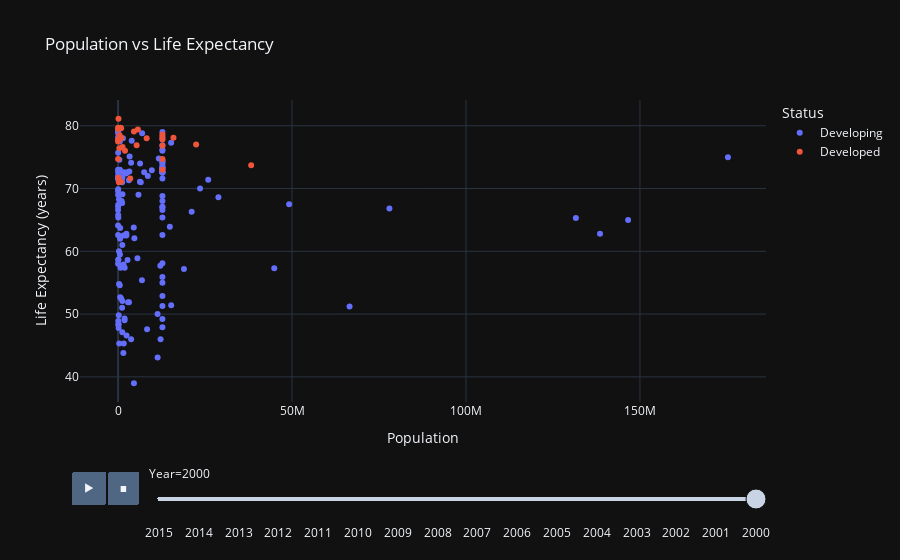

The cell this chart's notebook holds for it:
### Code cell
import plotly.express as px

fig = px.scatter(
    df,
    x='Population',
    y='Life expectancy',
    hover_name='Country',
    color='Status',
    animation_frame='Year',
    title='Population vs Life Expectancy',
    labels={
        'Population': 'Population',
        'Life expectancy': 'Life Expectancy (years)'
    },
    template='plotly_dark'
)

fig.show()

### Figure 1 — Plotly figure (JSON) as saved in the notebook; plotly's stock layout.template omitted (floating-point values rounded to 4 significant figures; data arrays with more than 128 entries replaced by an {"elided": "..."} marker saying what was removed)
{"data": [{"hovertemplate": "<b>%{hovertext}</b><br><br>Status=Developing<br>Year=2000<br>Population=%{x}<br>Life Expectancy (years)=%{y}<extra></extra>", "hovertext": {"elided": "151 str values"}, "legendgroup": "Developing", "marker": {"color": "#636efa", "symbol": "circle"}, "mode": "markers", "name": "Developing", "orientation": "v", "showlegend": true, "type": "scatter", "x": {"elided": "151 float values"}, "xaxis": "x", "y": {"elided": "151 float values"}, "yaxis": "y"}, {"hovertemplate": "<b>%{hovertext}</b><br><br>Status=Developed<br>Year=2000<br>Population=%{x}<br>Life Expectancy (years)=%{y}<extra></extra>", "hovertext": ["Australia", "Austria", "Belgium", "Bulgaria", "Croatia", "Cyprus", "Czechia", "Denmark", "Germany", "Hungary", "Iceland", "Ireland", "Italy", "Japan", "Latvia", "Lithuania", "Luxembourg", "Malta", "Netherlands", "New Zealand", "Norway", "Poland", "Portugal", "Romania", "Singapore", "Slovakia", "Slovenia", "Spain", "Sweden", "Switzerland", "United Kingdom of Great Britain and Northern Ireland", "United States of America"], "legendgroup": "Developed", "marker": {"color": "#EF553B", "symbol": "circle"}, "mode": "markers", "name": "Developed", "orientation": "v", "showlegend": true, "type": "scatter", "x": [19153, 811566, 125125, 817172, 4426, 943286, 12750000.0, 5339616, 8221158, 121971, 28125, 385174, 5694218, 126843, 236755, 3499536, 4363, 3987, 15925513, 12750000.0, 449967, 38258629, 1289898, 22442971, 12750000.0, 12750000.0, 1988925, 4567864, 887219, 718425, 12750000.0, 12750000.0], "xaxis": "x", "y": [79.5, 78.1, 77.6, 71.1, 74.7, 78.1, 74.7, 76.9, 78, 71.7, 79.7, 76.4, 79.4, 81.1, 71, 71.6, 77.8, 77.5, 78.1, 78.6, 78.5, 73.7, 76.6, 77, 78.3, 73, 76, 79.1, 79.6, 79.7, 77.8, 76.8], "yaxis": "y"}], "layout": {"autosize": true, "legend": {"title": {"text": "Status"}, "tracegroupgap": 0}, "sliders": [{"active": 15, "currentvalue": {"prefix": "Year="}, "len": 0.9, "pad": {"b": 10, "t": 60}, "steps": [{"args": [["2015"], {"frame": {"duration": 0, "redraw": false}, "fromcurrent": true, "mode": "immediate", "transition": {"duration": 0, "easing": "linear"}}], "label": "2015", "method": "animate"}, {"args": [["2014"], {"frame": {"duration": 0, "redraw": false}, "fromcurrent": true, "mode": "immediate", "transition": {"duration": 0, "easing": "linear"}}], "label": "2014", "method": "animate"}, {"args": [["2013"], {"frame": {"duration": 0, "redraw": false}, "fromcurrent": true, "mode": "immediate", "transition": {"duration": 0, "easing": "linear"}}], "label": "2013", "method": "animate"}, {"args": [["2012"], {"frame": {"duration": 0, "redraw": false}, "fromcurrent": true, "mode": "immediate", "transition": {"duration": 0, "easing": "linear"}}], "label": "2012", "method": "animate"}, {"args": [["2011"], {"frame": {"duration": 0, "redraw": false}, "fromcurrent": true, "mode": "immediate", "transition": {"duration": 0, "easing": "linear"}}], "label": "2011", "method": "animate"}, {"args": [["2010"], {"frame": {"duration": 0, "redraw": false}, "fromcurrent": true, "mode": "immediate", "transition": {"duration": 0, "easing": "linear"}}], "label": "2010", "method": "animate"}, {"args": [["2009"], {"frame": {"duration": 0, "redraw": false}, "fromcurrent": true, "mode": "immediate", "transition": {"duration": 0, "easing": "linear"}}], "label": "2009", "method": "animate"}, {"args": [["2008"], {"frame": {"duration": 0, "redraw": false}, "fromcurrent": true, "mode": "immediate", "transition": {"duration": 0, "easing": "linear"}}], "label": "2008", "method": "animate"}, {"args": [["2007"], {"frame": {"duration": 0, "redraw": false}, "fromcurrent": true, "mode": "immediate", "transition": {"duration": 0, "easing": "linear"}}], "label": "2007", "method": "animate"}, {"args": [["2006"], {"frame": {"duration": 0, "redraw": false}, "fromcurrent": true, "mode": "immediate", "transition": {"duration": 0, "easing": "linear"}}], "label": "2006", "method": "animate"}, {"args": [["2005"], {"frame": {"duration": 0, "redraw": false}, "fromcurrent": true, "mode": "immediate", "transition": {"duration": 0, "easing": "linear"}}], "label": "2005", "method": "animate"}, {"args": [["2004"], {"frame": {"duration": 0, "redraw": false}, "fromcurrent": true, "mode": "immediate", "transition": {"duration": 0, "easing": "linear"}}], "label": "2004", "method": "animate"}, {"args": [["2003"], {"frame": {"duration": 0, "redraw": false}, "fromcurrent": true, "mode": "immediate", "transition": {"duration": 0, "easing": "linear"}}], "label": "2003", "method": "animate"}, {"args": [["2002"], {"frame": {"duration": 0, "redraw": false}, "fromcurrent": true, "mode": "immediate", "transition": {"duration": 0, "easing": "linear"}}], "label": "2002", "method": "animate"}, {"args": [["2001"], {"frame": {"duration": 0, "redraw": false}, "fromcurrent": true, "mode": "immediate", "transition": {"duration": 0, "easing": "linear"}}], "label": "2001", "method": "animate"}, {"args": [["2000"], {"frame": {"duration": 0, "redraw": false}, "fromcurrent": true, "mode": "immediate", "transition": {"duration": 0, "easing": "linear"}}], "label": "2000", "method": "animate"}], "x": 0.1, "xanchor": "left", "y": 0, "yanchor": "top"}], "title": {"text": "Population vs Life Expectancy"}, "updatemenus": [{"active": 0, "buttons": [{"args": [null, {"frame": {"duration": 500, "redraw": false}, "fromcurrent": true, "mode": "immediate", "transition": {"duration": 500, "easing": "linear"}}], "label": "&#9654;", "method": "animate"}, {"args": [[null], {"frame": {"duration": 0, "redraw": false}, "fromcurrent": true, "mode": "immediate", "transition": {"duration": 0, "easing": "linear"}}], "label": "&#9724;", "method": "animate"}], "direction": "left", "pad": {"r": 10, "t": 70}, "showactive": false, "type": "buttons", "x": 0.1, "xanchor": "right", "y": 0, "yanchor": "top"}], "xaxis": {"anchor": "y", "autorange": true, "domain": [0, 1], "range": [-16840000.0, 275000000.0], "title": {"text": "Population"}, "type": "linear"}, "yaxis": {"anchor": "x", "autorange": true, "domain": [0, 1], "range": [47.19, 91.81], "title": {"text": "Life Expectancy (years)"}, "type": "linear"}}}
